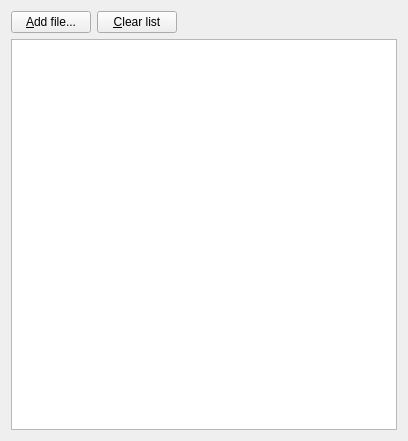
<ui version="4.0" >
 <class>FileInstallWidget</class>
 <widget class="QWidget" name="FileInstallWidget" >
  <property name="geometry" >
   <rect>
    <x>0</x>
    <y>0</y>
    <width>408</width>
    <height>441</height>
   </rect>
  </property>
  <layout class="QGridLayout" >
   <item row="0" column="0" >
    <widget class="QPushButton" name="fAddButton" >
     <property name="whatsThis" >
      <string>&lt;html>&lt;head>&lt;meta name="qrichtext" content="1" />&lt;style type="text/css">
p, li { white-space: pre-wrap; }
&lt;/style>&lt;/head>&lt;body style=" font-family:'Sans Serif'; font-size:10pt; font-weight:400; font-style:normal;">
&lt;p style=" margin-top:0px; margin-bottom:0px; margin-left:0px; margin-right:0px; -qt-block-indent:0; text-indent:0px;">Choose a file to add to the list of files to install.&lt;/p>&lt;/body>&lt;/html></string>
     </property>
     <property name="text" >
      <string>&amp;Add file...</string>
     </property>
    </widget>
   </item>
   <item row="0" column="1" >
    <widget class="QPushButton" name="fClearButton" >
     <property name="whatsThis" >
      <string>&lt;html>&lt;head>&lt;meta name="qrichtext" content="1" />&lt;style type="text/css">
p, li { white-space: pre-wrap; }
&lt;/style>&lt;/head>&lt;body style=" font-family:'Sans Serif'; font-size:10pt; font-weight:400; font-style:normal;">
&lt;p style=" margin-top:0px; margin-bottom:0px; margin-left:0px; margin-right:0px; -qt-block-indent:0; text-indent:0px;">Clear the list of files to install. No files will be installed.&lt;/p>&lt;/body>&lt;/html></string>
     </property>
     <property name="text" >
      <string>&amp;Clear list</string>
     </property>
    </widget>
   </item>
   <item row="0" column="2" >
    <spacer>
     <property name="orientation" >
      <enum>Qt::Horizontal</enum>
     </property>
     <property name="sizeHint" >
      <size>
       <width>269</width>
       <height>20</height>
      </size>
     </property>
    </spacer>
   </item>
   <item row="1" column="0" colspan="3" >
    <widget class="KListWidget" name="fIconView" >
     <property name="dragEnabled" >
      <bool>true</bool>
     </property>
     <property name="selectionMode" >
      <enum>QAbstractItemView::ExtendedSelection</enum>
     </property>
     <property name="spacing" >
      <number>5</number>
     </property>
     <property name="viewMode" >
      <enum>QListView::IconMode</enum>
     </property>
    </widget>
   </item>
  </layout>
 </widget>
 <customwidgets>
  <customwidget>
   <class>KListWidget</class>
   <extends>QListWidget</extends>
   <header>klistwidget.h</header>
  </customwidget>
 </customwidgets>
 <resources/>
 <connections/>
</ui>
